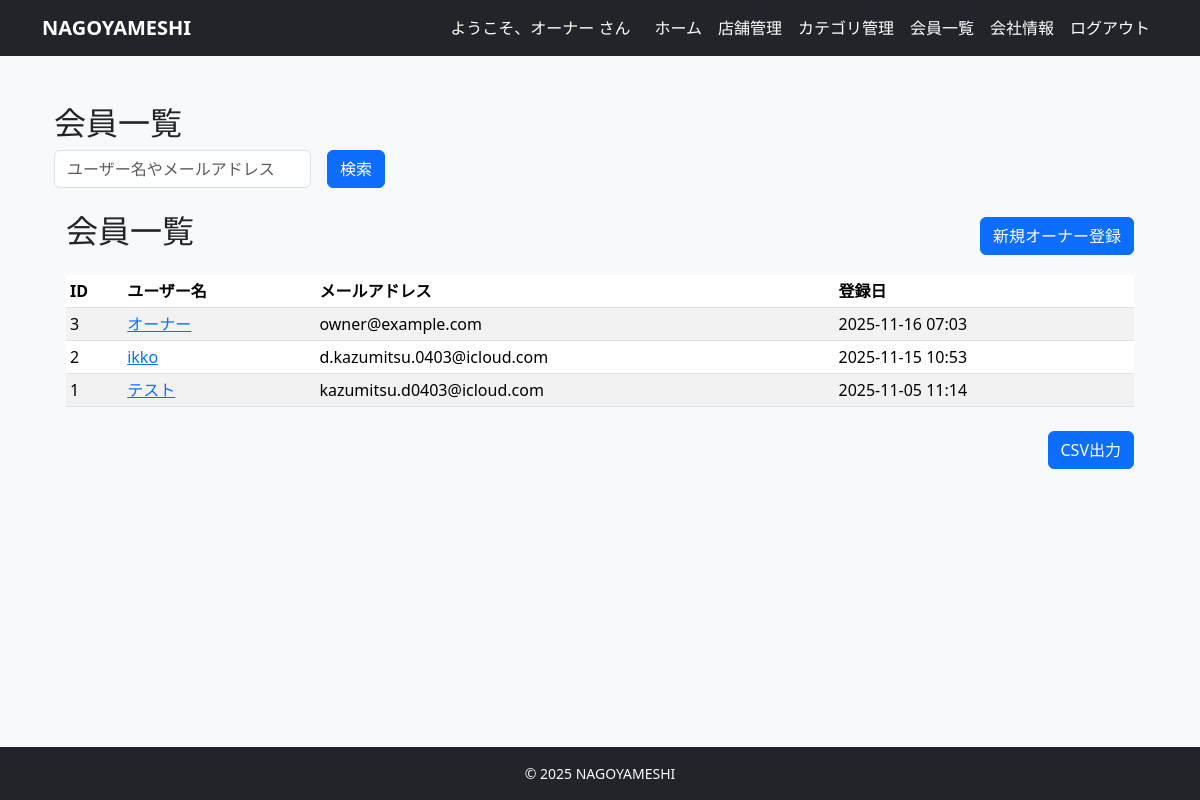
/owner/members/ (signed in), run on an earlier commit of the app's database.
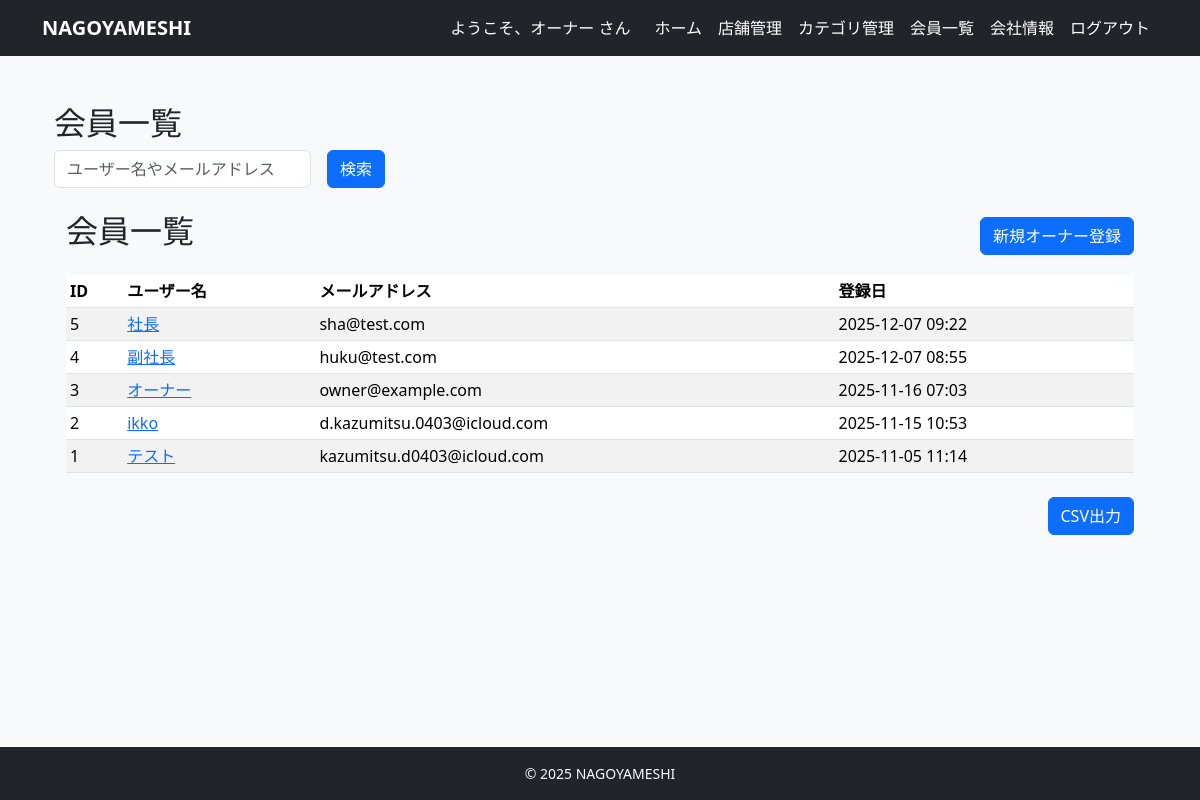
And on a later commit of the database.
### accounts/models.py (models this page shows, shortened)
class User(AbstractUser):
    username = None  # 使わない（メールログインにする）
    email = models.EmailField(unique=True)
    name = models.CharField(max_length=10)
    name_kana = models.CharField(max_length=10)
    zipcode = models.CharField(max_length=8)
    address = models.CharField(max_length=20)
    tel = models.CharField(max_length=11)
    is_paid_member = models.BooleanField(default=False)
    is_owner_member = models.BooleanField(default=False)
    created_at = models.DateTimeField(auto_now_add=True)
    updated_at = models.DateTimeField(auto_now=True)
    USERNAME_FIELD = 'email'
    REQUIRED_FIELDS = ['name', 'name_kana', 'zipcode', 'address', 'tel']
    objects = CustomUserManager()

### restaurants/views.py (the view, shortened to what this page needs)
# urls.py: path("owner/members/", views.OwnerMemberListView.as_view(), name="owner_member_list"),
class OwnerMemberListView(LoginRequiredMixin, OwnerRequiredMixin, ListView):
    model = User
    template_name = "restaurants/owner_member_list.html"
    context_object_name = "members"
    paginate_by = 10
    def get_queryset(self):
        qs = super().get_queryset()
        keyword = self.request.GET.get('keyword')
        if keyword:
            keyword = keyword.strip()
        return qs.order_by("-date_joined")
    def get_context_data(self, **kwargs):
        ctx = super().get_context_data(**kwargs)
        ctx['keyword'] = self.request.GET.get('keyword', '')
        return ctx

### restaurants/views.py (called while the page is built)
    def test_func(self):
        user = self.request.user
        return user.is_authenticated and getattr(user, "is_owner_member", False)

### templates/restaurants/owner_member_list.html (shortened to what this page needs)
{% extends "base.html" %}
{% block content %}
<div class="container mt-4">
  <h2>会員一覧</h2>
  <form method="get" action="" class="row g-3 mb-3 align-items-center">
    <div class="col-auto">
      <input type="text" name="keyword" class="form-control" placeholder="ユーザー名やメールアドレス" value="{{ keyword }}">
    </div>
    <div class="col-auto">
      <button type="submit" class="btn btn-primary">検索</button>
    </div>
  </form>
<div class="container mt-4">
  <div class="d-flex justify-content-between align-items-center mb-3">
      <h2>会員一覧</h2>
      <a href="{% url 'restaurants:owner_member_create' %}" class="btn btn-primary">
           新規オーナー登録
      </a>
  </div>
  <table class="table table-striped table-sm mt-3">
    <thead>
      <tr>
        <th>ID</th>
        <th>ユーザー名</th>
        <th>メールアドレス</th>
        <th>登録日</th>
      </tr>
    </thead>
    <tbody>
      {% for user in members %}
      <tr>
        <td>{{ user.id }}</td>
        <td>
          <a href="{% url 'restaurants:owner_member_detail' user.pk %}">
            {{ user.name|default:"（未設定）" }}
          </a>
        </td>
        <td>{{ user.email }}</td>
        <td>{{ user.date_joined|date:"Y-m-d H:i" }}</td>
      </tr>
      {% empty %}
      <tr>
        <td colspan="4">該当する会員が見つかりませんでした。</td>
      </tr>
      {% endfor %}
    </tbody>
  </table>
  <div class="d-flex justify-content-end mt-4 mb-4">
    <a href="{% url 'restaurants:owner_member_csv' %}?{{ request.GET.urlencode }}" class="btn btn-primary">
      CSV出力
    </a>
  </div>
</div>
{% endblock %}

### templates/base.html (shortened to what this page needs)
<!DOCTYPE html>
<html lang="ja">
<head>
    <link href="https://cdn.jsdelivr.net/npm/bootstrap@5.3.3/dist/css/bootstrap.min.css" rel="stylesheet"
>
</head>
<body class="bg-light d-flex flex-column min-vh-100">
    <nav class="navbar navbar-expand-lg navbar-dark bg-dark mb-4">
        <div class="container">
            <a class="navbar-brand fw-bold" href="/">NAGOYAMESHI</a>
            <div class="collapse navbar-collapse" id="navbarNav">
                <ul class="navbar-nav ms-auto align-items-center">
                    {% if user.is_authenticated %}
                    <li class="nav-item">
                        <span class="navbar-text me-3 text-white">
                            ようこそ、{{ user.name|default:user.email }} さん
                        </span>
                    </li>
                    {% if user.is_authenticated and user.is_owner_member %}
                    <li class="nav-item">
                        <a class="nav-link text-white" href="{% url 'restaurants:owner_dashboard' %}">ホーム</a>
                    </li>
                    {% else %}
                    <li class="nav-item">
                        <a class="nav-link text-white" href="{% url 'restaurants:restaurant_list' %}">ホーム</a>
                    </li>
                    {% endif %}
                    {% if user.is_owner_member %}
                    <li class="nav-item">
                        <a class="nav-link text-white" href="{% url 'restaurants:owner_restaurant_list' %}">店舗管理</a>
                    </li>
                    <li class="nav-item">
                        <a class="nav-link text-white" href="{% url 'restaurants:owner_category_list' %}">カテゴリ管理</a>
                    </li>
                    <li class="nav-item">
                        <a class="nav-link text-white" href="{% url 'restaurants:owner_member_list' %}">会員一覧</a>
                    </li>
                    <li class="nav-item">
                        <a class="nav-link text-white" href="{% url 'restaurants:company_detail' %}">会社情報</a>
                    </li>
                    <li class="nav-item">
                        <form method="post" action="{% url 'accounts:logout' %}" class="d-inline">
                            <button type="submit" class="btn btn-link nav-link text-white border-0 bg-transparent">
                                ログアウト
                            </button>
                        </form>
                    </li>
                    {% endif %}
                    {% endif %}
                </ul>
            </div>
        </div>
    </nav>
    <main class="container mb-5 flex-grow-1">
        {% block content %}{% endblock %}
    </main>
    <footer class="bg-dark text-light py-3 mt-auto">
        <div class="container text-center small">
            &copy; {{ now|default:"2025" }} NAGOYAMESHI
        </div>
    </footer>
</body>
</html>

### templates/base.html (style rules this page uses)
.navbar.navbar-dark .navbar-brand, .navbar.navbar-dark .navbar-text, .navbar.navbar-dark .navbar-nav .nav-link, .navbar.navbar-dark .navbar-nav .nav-link:visited, .navbar.navbar-dark .btn-link.nav-link { color: #ffffff !important; }

What changed in the data, as far as the page shows it:
added User: id "5", name "社長", email "sha@test.com", date_joined "2025-12-07 09:22"
added User: id "4", name "副社長", email "huku@test.com", date_joined "2025-12-07 08:55"
